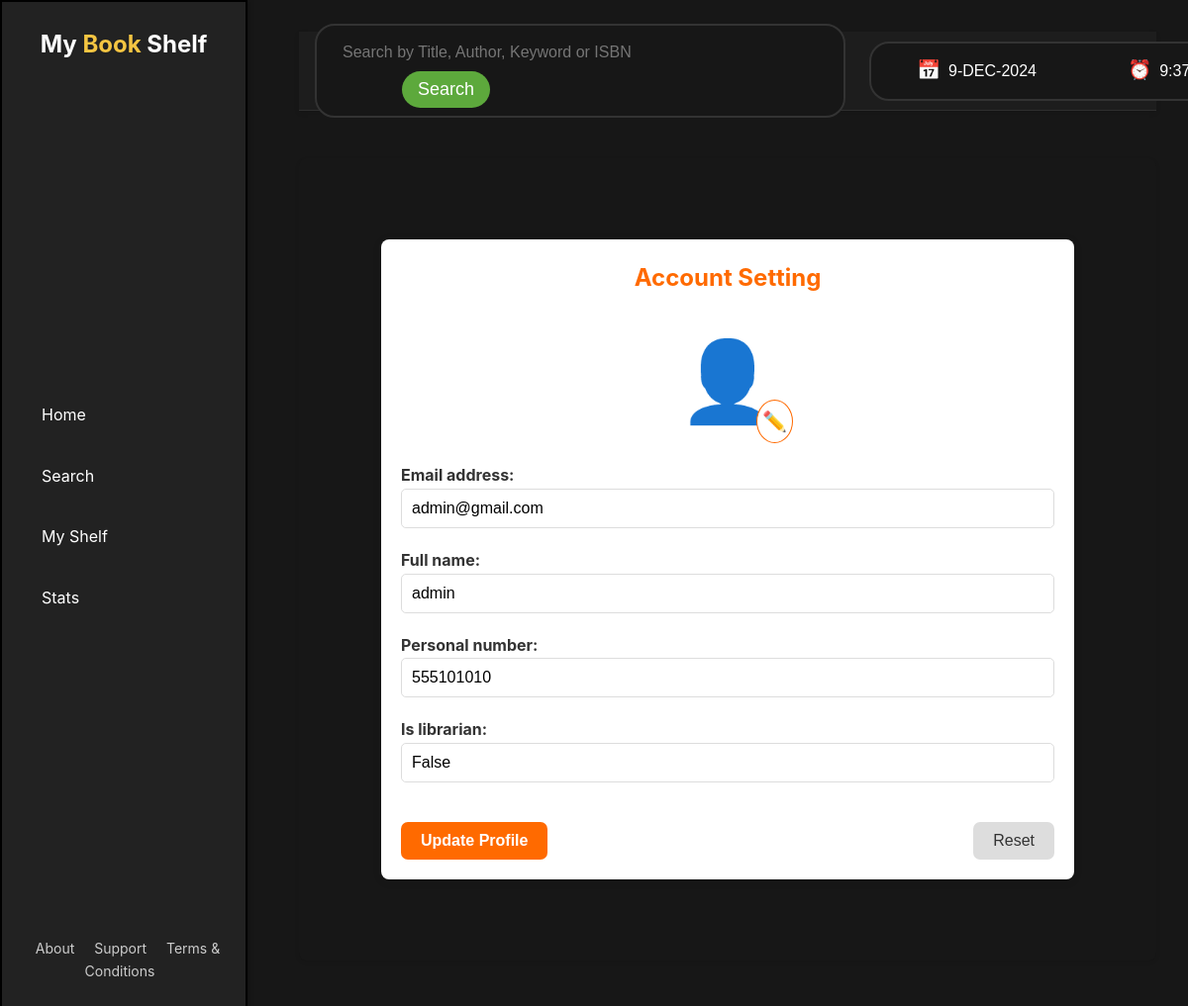
/users/profile/ (signed in), run on the app's committed database.
### users/models.py (models this page shows, shortened)
class CustomUser(AbstractUser):
    username = None
    full_name = models.CharField(_('full name'), max_length=150)
    email = models.EmailField(_('email address'), unique=True)
    personal_number = models.CharField(_('personal number'), max_length=20)
    is_librarian = models.BooleanField(default=False)
    is_authorized = models.BooleanField(default=True if settings.DEBUG else False, verbose_name=_("Is Authorized"))
    USERNAME_FIELD = "email"
    REQUIRED_FIELDS = ['full_name', 'personal_number']
    objects = CustomUserManager()
    class Meta:
        verbose_name = _('User')
        verbose_name_plural = _('Users')

### users/views.py (the view, shortened to what this page needs)
# urls.py: path('profile/', ProfileView.as_view(), name='profile'),
class ProfileView(LoginRequiredMixin, TemplateView):
    template_name = 'users/profile.html'
    login_url = '/users/login/'
    def get(self, request, *args, **kwargs):
        form = ProfileForm(instance=request.user)
        return self.render_to_response({'form': form})

### users/forms.py
class ProfileForm(forms.ModelForm):
    class Meta:
        model = get_user_model()
        fields = ['email', 'full_name', 'personal_number', 'is_librarian']
        widgets = {
            'email': forms.EmailInput(attrs={'class': 'form-control'}),
            'full_name': forms.TextInput(attrs={'class': 'form-control'}),
            'personal_number': forms.TextInput(attrs={'class': 'form-control'}),
            'is_librarian': forms.TextInput(attrs={'class': 'form-control'}),
        }

### users/templates/users/profile.html (shortened to what this page needs)
{% extends 'base.html' %}
{% block content %}
    <div class="profile">
        <h2>Account Setting</h2>
        <div class="user-icon">
            <span class="icon">👤</span>
            <span class="edit-icon">✏️</span>
        </div>
        <form method="POST" class="profile-form">
            {{ form.as_p }}
            <div class="form-buttons">
                <button type="submit" class="update-btn">Update Profile</button>
                <button type="reset" class="reset-btn">Reset</button>
            </div>
        </form>
    </div>
{% endblock %}

### static/css/styles.css (style rules this page uses)
* { box-sizing: border-box; margin: 0; padding: 0; }
html, body { font-family: 'Inter', sans-serif; font-size: 16px; line-height: 1.6; color: #333; height: 100%; }

### static/css/books/homepage.css (style rules this page uses)
h2 { margin-bottom: 20px; color: #333; }

### static/css/books/book_detail.css (style rules this page uses)
.action-buttons a, button { background-color: #f27851; color: white; }

### static/css/users/profile.css (style rules this page uses)
.profile { max-width: 700px; margin: 50px auto; padding: 20px; background: #fff; border-radius: 8px; box-shadow: 0 2px 10px rgba(0, 0, 0, 0.1); }
h2 { text-align: center; color: #ff6a00; margin-bottom: 20px; }
.user-icon { display: flex; justify-content: center; align-items: center; margin-bottom: 20px; position: relative; }
.user-icon .icon { font-size: 80px; color: #ff6a00; }
.user-icon .edit-icon { position: absolute; bottom: 0; right: 40%; font-size: 20px; background: #fff; border: 1px solid #ff6a00; border-radius: 50%; padding: 5px; color: #ff6a00; cursor: pointer; }
.profile-form { display: grid; gap: 20px; }
label { font-weight: bold; text-align: right; margin-right: 10px; }
input, textarea { border: 1px solid #ddd; padding: 10px; border-radius: 5px; font-size: 16px; width: 100%; }
.form-buttons { display: flex; justify-content: space-between; margin-top: 20px; }
.update-btn { background-color: #ff6a00; color: #fff; padding: 10px 20px; border: none; border-radius: 7px; cursor: pointer; font-weight: bold; font-size: 1rem; }
.reset-btn { background-color: #ddd; color: #333; padding: 10px 20px; border: none; border-radius: 7px; cursor: pointer; font-size: 1rem; }

### data on the page
CustomUser: email "admin@gmail.com", full_name "admin", personal_number "555101010", is_librarian "False"
